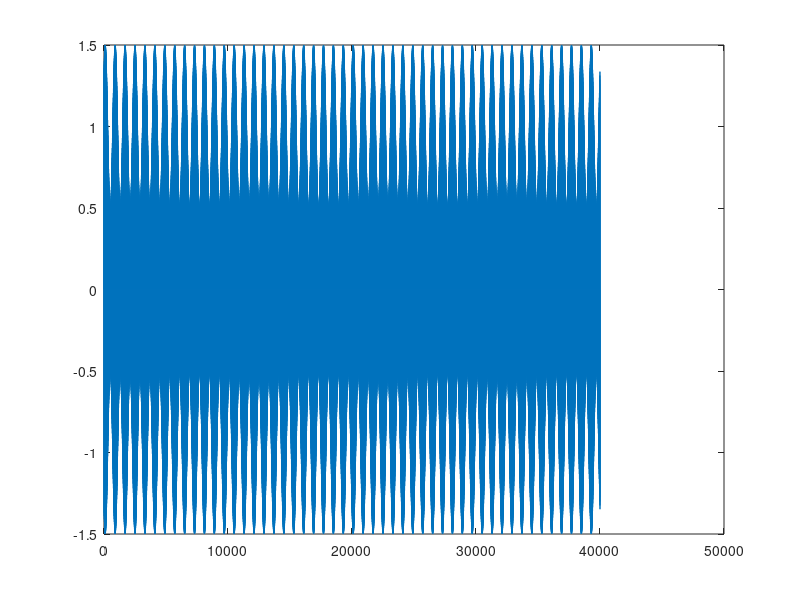
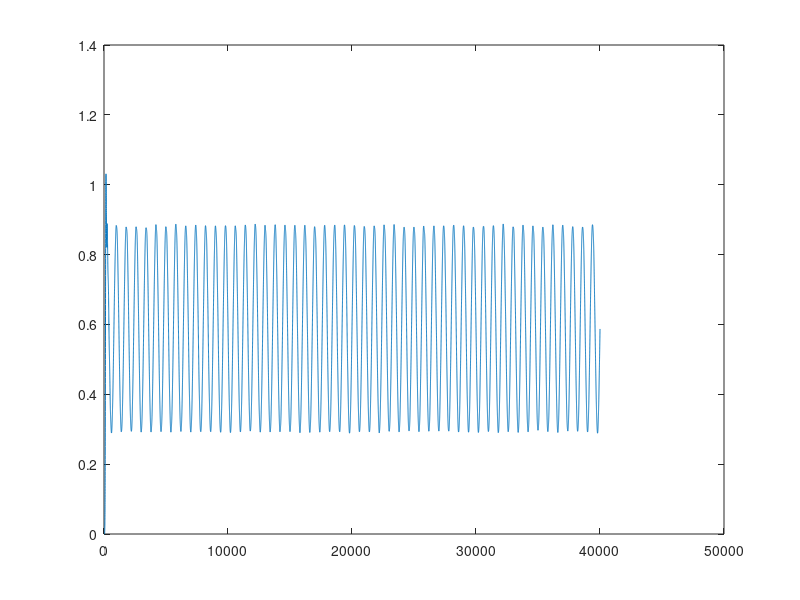
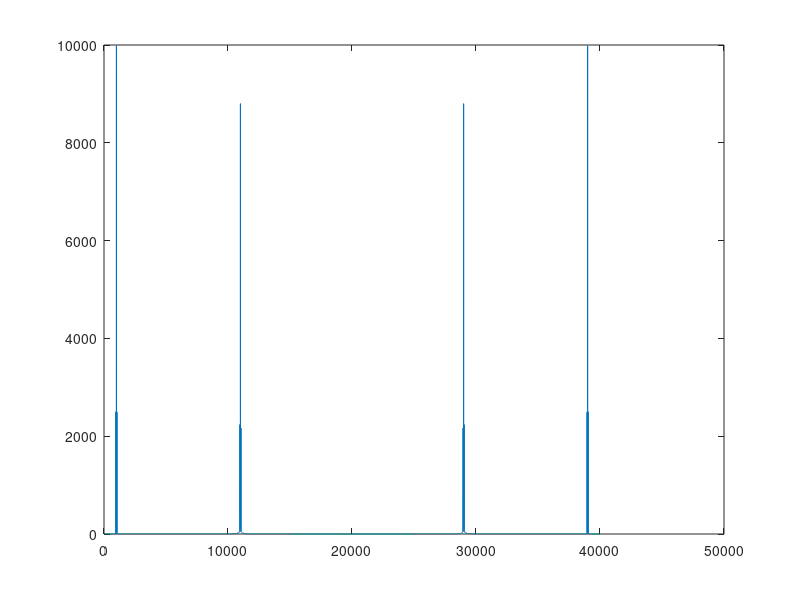

These figures' MATLAB source, in order:
clear all; close all;

m=0.5;

t=0:1/40000:1;
f=linspace(0,40000,20000);

am=(1+m*sin(2*pi*50*t+pi/4)).*sin(2*pi*5000*t);
    
am_a=abs(am);

[b, a]=butter(10,400/20000,'low');

am_a_f=filter(b,a,am_a);

plot(am);
figure
plot(am_a_f);

%Moving average filter
a=1;
b(1:100)=1/100;
am_f=filter(b,a,am);
%------------------------------------------
ar=1.0;
fr=6000;


ref_s1=ar*sin(2*pi*fr*t);

ref_s2=ar*cos(2*pi*fr*t);

comb1=am.*ref_s1;
comb2=am.*ref_s2;

comb1_f=filter(b,a,comb1);
comb2_f=filter(b,a,comb2);

amp=sqrt(comb1_f.*comb1_f+comb2_f.*comb2_f);
figure(3)
plot(abs(fft(comb1)));
phase=atan(comb1/comb2);

